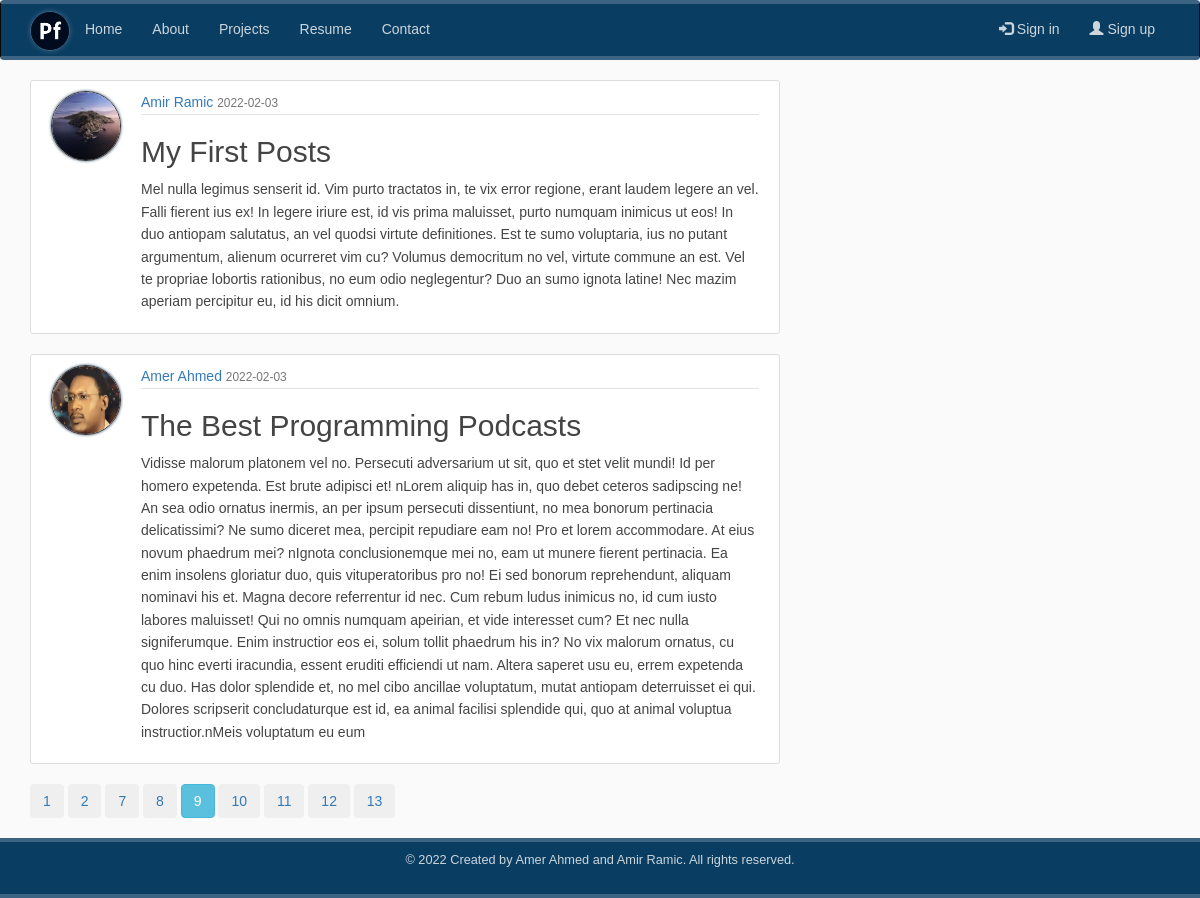
The page /?page=9 on the database its author committed.
### app/models/models/models.py (models this page shows, shortened)
class Post(db.Model):
    __tablename__ = 'posts'
    id = db.Column(db.Integer, primary_key=True)
    title = db.Column(db.String(100), nullable=False)
    published = db.Column(db.DateTime, index=True, default=datetime.utcnow)
    content = db.Column(db.Text, nullable=False)
    user_id = db.Column(db.Integer, db.ForeignKey('users.id'), nullable=False)

class User(db.Model, UserMixin):
    __tablename__ = 'users'
    id = db.Column(db.Integer, primary_key=True)
    username = db.Column(db.String(64), unique=True, nullable=False, index=True)
    email = db.Column(db.String(120), unique=True, nullable=False, index=True)
    profile = db.Column(db.String(20), nullable=False, default='default.jpg')
    password = db.Column(db.String(64), nullable=False)
    posts = db.relationship('Post', backref='author', lazy='dynamic')

### app/admin/routes/routes.py (the view)
@admin.route('/')
def index():
    page = request.args.get('page', 1, type=int)
    posts = Post.query.order_by(Post.published.desc()).paginate(page=page, per_page=2)
    return render_template('index.html', posts=posts)

### app/templates/index.html (shortened to what this page needs)
{% extends "base.html" %}
{% block page_content %}
{% for post in posts.items %}
    <article class="media content-section">
        <img class="rounded-circle article-img" src="{{ url_for('static', filename='profile_pics/'
         + post.author.profile) }}" alt="Profile">
        <div class="media-body">
            <div class="article-metadata">
            <a class="mr-2" href="{{ url_for('users.user_posts', username=post.author.username) }}">{{ post.author.username }}</a>
            <small class="text-muted">{{ post.published.strftime('%Y-%m-%d') }}</small>
            </div>
            <h2><a class="article-title" href="{{ url_for('posts.post', post_id=post.id) }}">{{ post.title }}</a></h2>
           <p class="article-content">{{ post.content }}</p>
        </div>
      </article>
{% endfor %}
{% for page_number in posts.iter_pages(left_edge=2, left_current=2, right_current=5, right_edge=2) %}
  {% if page_number %}
      {% if posts.page == page_number %}
        <a class="btn btn-info mb-4" href="{{ url_for('admin.index', page=page_number) }}">{{ page_number }}</a>
      {% else %}
         <button type="button" class="btn btn-outline-info mb-4">
             <a  href="{{ url_for('admin.index', page=page_number) }}">{{ page_number }}</a>
         </button>
      {% endif %}
  {% endif %}
{% endfor %}
{% endblock  %}

### app/static/css/main.css (style rules this page uses)
* { margin: 0; padding: 0; box-sizing: border-box; }
html { position: relative; min-height: 100%; }
body { font-family: 'Lucida Grande', 'Lucida Sans Unicode', 'Geneva', 'Verdana', sans-serif; background: #fafafa; color: #444444; font-weight: lighter; justify-content: start; padding-bottom: 80px; line-height: 1.6; }
h1, h2, h3, h4, h5, h6 { color: #444444; }
.content-section { background: #ffffff; padding: 10px 20px; border: 1px solid #dddddd; border-radius: 3px; margin-bottom: 20px; }
.article-title { color: #444444; }
.article-content { white-space: pre-line; }
.article-img { height: 65px; width: 65px; margin-right: 16px; }
.article-metadata { padding-bottom: 1px; margin-bottom: 4px; border-bottom: 1px solid #e3e3e3; }
.article-img { float: left; height: 70px; width: 70px; margin-right: 20px; margin-bottom: 16px; border-radius: 50%; border:1px #333333 solid; box-shadow: 0 0 3px #23435d; }

### rows shown on the page
Post: profile (picture), author.username "Amir Ramic", published "2022-02-03", title "My First Posts", content "Mel nulla legimus senserit id. Vim purto tractatos in, te vix error regione, erant laudem legere an vel. Falli fierent ius ex! In legere iriure est, id vis prima maluisset, purto numquam inimicus ut eos! In duo antiopam salutatus, an vel quodsi virtute definitiones. Est te sumo voluptaria, ius no putant argumentum, alienum ocurreret vim cu? Volumus democritum no vel, virtute commune an est. Vel te propriae lobortis rationibus, no eum odio neglegentur? Duo an sumo ignota latine! Nec mazim aperiam percipitur eu, id his dicit omnium."
Post: profile (picture), author.username "Amer Ahmed", published "2022-02-03", title "The Best Programming Podcasts", content "Vidisse malorum platonem vel no. Persecuti adversarium ut sit, quo et stet velit mundi! Id per homero expetenda. Est brute adipisci et! nLorem aliquip has in, quo debet ceteros sadipscing ne! An sea odio ornatus inermis, an per ipsum persecuti dissentiunt, no mea bonorum pertinacia delicatissimi? Ne sumo diceret mea, percipit repudiare eam no! Pro et lorem accommodare. At eius novum phaedrum mei? nIgnota conclusionemque mei no, eam ut munere fierent pertinacia. Ea enim insolens gloriatur duo, quis vituperatoribus pro no! Ei sed bonorum reprehendunt, aliquam nominavi his et. Magna decore referrentur id nec. Cum rebum ludus inimicus no, id cum iusto labores maluisset! Qui no omnis numquam…"

### other values the page prints
{{ page_number }} "1" "2" "7" "8" "10" "11" "12" "13"
{{ page_number }} "9"
